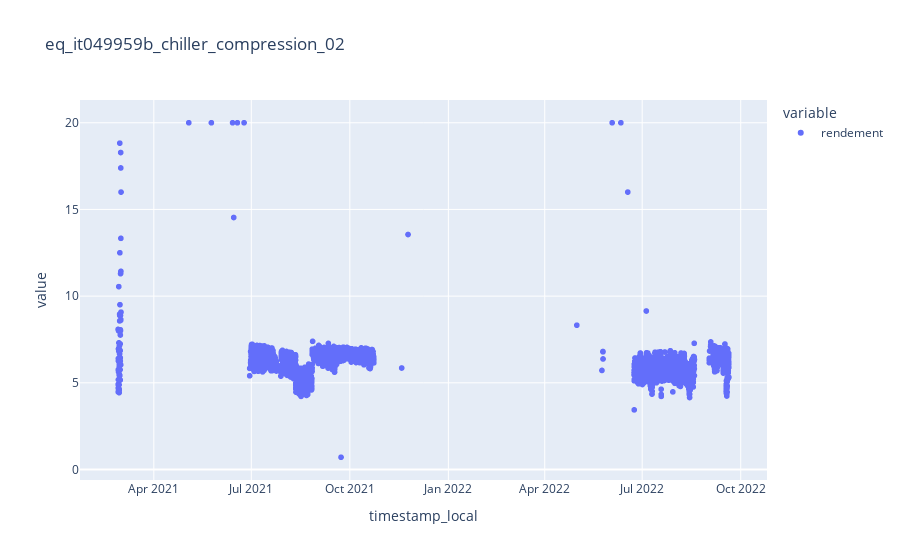

Notebook source saved alongside this figure:
### Code cell
fig = px.scatter(df_temp, x=df_temp.index, y=["rendement"],
              title=equipment_list[id_equipment])
fig.show()

### Figure 1 — Plotly figure (JSON) as saved in the notebook; plotly's stock layout.template omitted (floating-point values rounded to 4 significant figures; data arrays with more than 128 entries replaced by an {"elided": "..."} marker saying what was removed)
{"data": [{"hovertemplate": "variable=rendement<br>timestamp_local=%{x}<br>value=%{y}<extra></extra>", "legendgroup": "rendement", "marker": {"color": "#636efa", "symbol": "circle"}, "mode": "markers", "name": "rendement", "showlegend": true, "type": "scattergl", "x": {"elided": "4098 str values"}, "xaxis": "x", "y": {"elided": "4098 float values"}, "yaxis": "y"}], "layout": {"legend": {"title": {"text": "variable"}, "tracegroupgap": 0}, "title": {"text": "eq_it049959b_chiller_compression_02"}, "xaxis": {"anchor": "y", "domain": [0, 1], "title": {"text": "timestamp_local"}}, "yaxis": {"anchor": "x", "domain": [0, 1], "title": {"text": "value"}}}}
